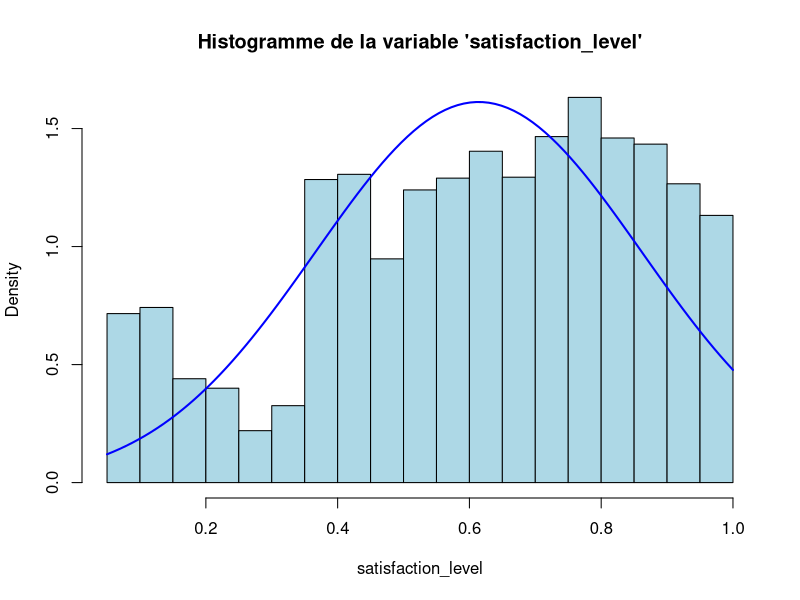
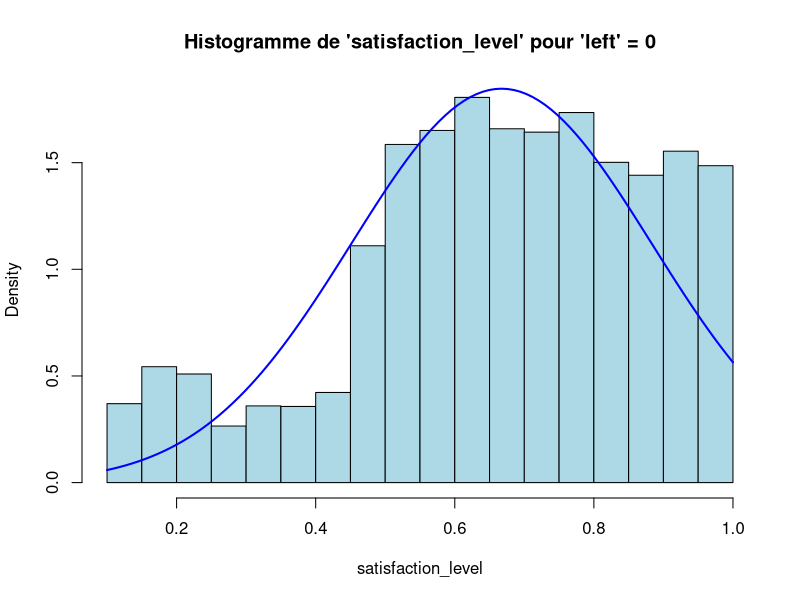
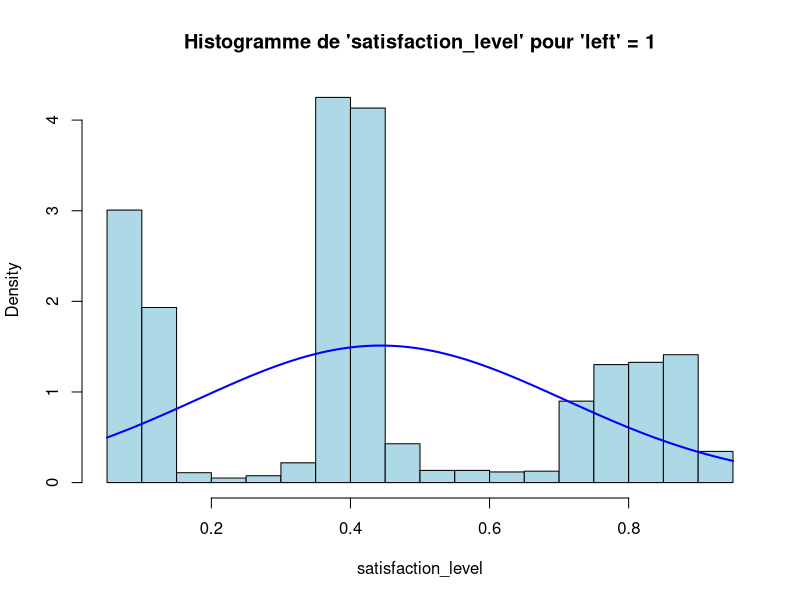

Write R code to recreate these figures, in order.
# read the data and store them in myData
myData <- read.table(file="data/HR_prediction-train.csv", sep=",", header=T)

# count nb of instances
# nrow(myData)

# attributs quantitatifs
# dep <- table(myData$department)/nrow(myData)
# sal <- table(myData$salary)/nrow(myData)

# attributs qualitatifs
# qual <- table(dataset$department)/nrow(dataset)

# dep
# sal

# Afficher les noms de colonnes dans le dataset
names(myData)

# Analyse exploratoire
# calculer la distribution de probabilité P (f)
# Spécifiez les noms des attributs qualitatifs dans un vecteur
qualitative_attrs <- c("Work_accident", "left", "promotion_last_5years", "department", "salary")

# Boucle pour chaque attribut qualitatif
# for (i in qualitative_attrs) {
#   barplot(table(myData[,i]), main=i, xlab=i, ylab="Frequence", col="blue")
#   dev.copy(png, file= paste0("plot_daniel/bar-", i, ".png"))
#   dev.off()
# }

# Spécifiez les noms des attributs quantitatifs dans un vecteur
quantitative_attrs <- c("satisfaction_level", "last_evaluation", "number_project", "average_montly_hours", "time_spend_company")

# Boucle pour chaque attribut quantitatif
# for (i in quantitative_attrs) {
#   hist(myData[,i], main=i, xlab=i, ylab="Frequence", col="blue")
#   dev.copy(png, file= paste0("plot_daniel/hist-", i, ".png"))
#   dev.off()
# }
#------------------------------------------------------------------------

# Partie 2
# calculer la probabilité conditionnelle de la variable cible, y, compte tenu des valeurs d'attribut P (y|f)
# Spécifiez les noms des attributs f pour lesquels vous voulez calculer la probabilité conditionnelle
f_attrs <- c("department", "salary")

# Boucle pour chaque attribut f
for(f in f_attrs) {
  # Calculez la probabilité marginale de l'attribut f
  prob_f <- table(myData[[f]])/nrow(myData)

  # Calculez la probabilité conditionnelle de la variable cible "left" compte tenu des valeurs d'attribut f
  prob_left_given_f <- tapply(myData$left, myData[[f]], function(x) table(x)/length(x))

  # Affichez les résultats
  print(paste("Probabilité marginale de l'attribut", f, ":\n"))
  print(prob_f)
  print(paste("Probabilité conditionnelle de la variable cible 'left' compte tenu des valeurs d'attribut", f, ":\n"))
  print(prob_left_given_f)
}

# Partie 3
# Spécifiez l'attribut qualitatif f et la variable cible y
f <- "department"
y <- "left"

# Calculez la probabilité marginale de f et de y
prob_f <- table(myData[[f]])/nrow(myData)
prob_y <- table(myData[[y]])/nrow(myData)

# Calculez la probabilité conjointe de f et y
prob_f_and_y <- table(myData[[f]], myData[[y]])/nrow(myData)

# Calculez la probabilité conditionnelle de f sachant y
prob_f_given_y <- NULL
for(i in 1:length(prob_y)) {
  if(prob_y[i] > 0) {
    prob_f_given_y <- prob_f_and_y[,i]/prob_y[i]
  }
}

# Calculez la probabilité conditionnelle de y sachant f
prob_y_given_f <- NULL
for(i in 1:length(prob_f)) {
  if(prob_f[i] > 0) {
    prob_y_given_f <- prob_f_and_y[i,]/prob_f[i]
  }
}

# Afficher les résultats
print(paste("Probabilité conditionnelle de", f, "sachant", y, ":\n"))
print(prob_f_given_y)
print(paste("Probabilité conditionnelle de", y, "sachant", f, ":\n"))
print(prob_y_given_f)

# Spécifiez l'attribut qualitatif f et la variable cible y
f <- "department"
y <- "left"

# Calculez la probabilité marginale de f et de y
prob_f <- table(myData[[f]])/nrow(myData)
prob_y <- table(myData[[y]])/nrow(myData)

# Calculez la probabilité conjointe de f et y
prob_f_and_y <- table(myData[[f]], myData[[y]])/nrow(myData)

# Calculez la probabilité conditionnelle de f sachant y
prob_f_given_y <- matrix(0, nrow=length(prob_f), ncol=length(prob_y))
for(i in 1:length(prob_y)) {
  if(prob_y[i] > 0) {
    prob_f_given_y[,i] <- prob_f_and_y[,i]/prob_y[i]
  }
}

# Calculez la probabilité conditionnelle de y sachant f avec la règle de Bayes
prob_y_given_f <- matrix(0, nrow=length(prob_f), ncol=length(prob_y))
for(i in 1:length(prob_f)) {
  if(prob_f[i] > 0) {
    prob_y_given_f[i,] <- prob_f_given_y[i,]*prob_y/prob_f[i]
  }
}

# Afficher les résultats
print(paste("Probabilité conditionnelle de", y, "sachant", f, "avec la règle de Bayes:\n"))
print(prob_y_given_f)
# ------------------------------------------------------------------------

# Partie 4
# Sélectionner les colonnes quantitatives
dataset_quantitatif <- myData[, c("satisfaction_level", "last_evaluation", "number_project", "average_montly_hours", "time_spend_company")]

# Calculer la moyenne et la variance pour chaque attribut quantitatif
moyennes <- colMeans(dataset_quantitatif)
variances <- sapply(dataset_quantitatif, var)

# Afficher les moyennes et les variances
print(moyennes)
print(variances)

# Calculer la moyenne et la variance conditionnelles pour chaque attribut quantitatif et pour chaque classe de la variable cible
dataset_0 <- dataset_quantitatif[myData$left == 0, ]
dataset_1 <- dataset_quantitatif[myData$left == 1, ]

moyennes_0 <- colMeans(dataset_0)
moyennes_1 <- colMeans(dataset_1)

variances_0 <- sapply(dataset_0, var)
variances_1 <- sapply(dataset_1, var)

# Afficher les moyennes et variances conditionnelles
print(moyennes_0)
print(moyennes_1)
print(variances_0)
print(variances_1)

# Calculer les scores d'importance
importance_scores <- data.frame(
  Variable = colnames(dataset_quantitatif),
  Importance = abs(moyennes_0 - moyennes_1) / sqrt(variances_0 + variances_1)
)

# Trier les variables par ordre d'importance
sorted_importance_scores <- importance_scores[order(-importance_scores$Importance), ]

print("Scores d'importance des variables quantitatives :")
print(sorted_importance_scores)
# ------------------------------------------------------------------------

# Partie 5
# Je vais choisir la variable quantitative "satisfaction_level" pour cette démonstration.
#
# Distribution normale pour P(f) :
# La distribution normale pour P(f) est définie par la moyenne et la variance de la variable "satisfaction_level" calculées précédemment :
#
# P(f) ~ N(µ(f), σ²(f))
#
# où µ(f) est la moyenne de "satisfaction_level" et σ²(f) est la variance de "satisfaction_level".
#
# Distribution normale pour P(f|y) :
# La distribution normale pour P(f|y) est définie par la moyenne et la variance conditionnelles de la variable "satisfaction_level" pour chaque classe de la variable cible 'left' :
#
# P(f|y = 0) ~ N(µ(f|y = 0), σ²(f|y = 0))
# P(f|y = 1) ~ N(µ(f|y = 1), σ²(f|y = 1))
#
# où µ(f|y = i) est la moyenne conditionnelle de "satisfaction_level" pour la classe i et σ²(f|y = i) est la variance conditionnelle de "satisfaction_level" pour la classe i.
#
# Ce qui change entre les différentes distributions est la moyenne et la variance, qui sont conditionnées par la variable cible 'left' pour P(f|y).

# Ajuster les marges de la figure
par(mar = c(5, 4, 4, 2) + 0.1)

# Créer un histogramme pour P(f)
hist(myData$satisfaction_level, freq = FALSE, col = "lightblue", main = "Histogramme de la variable 'satisfaction_level'", xlab = "satisfaction_level")
# Ajouter une courbe de distribution normale pour P(f)
curve(dnorm(x, mean = moyennes["satisfaction_level"], sd = sqrt(variances["satisfaction_level"])), col = "blue", lwd = 2, add = TRUE)

# Créer un histogramme pour P(f|y = 0)
par(mar = c(5, 4, 4, 2) + 0.1)
hist(dataset_0$satisfaction_level, freq = FALSE, col = "lightblue", main = "Histogramme de 'satisfaction_level' pour 'left' = 0", xlab = "satisfaction_level")
# Ajouter une courbe de distribution normale pour P(f|y = 0)
curve(dnorm(x, mean = moyennes_0["satisfaction_level"], sd = sqrt(variances_0["satisfaction_level"])), col = "blue", lwd = 2, add = TRUE)

# Créer un histogramme pour P(f|y = 1)
par(mar = c(5, 4, 4, 2) + 0.1)
hist(dataset_1$satisfaction_level, freq = FALSE, col = "lightblue", main = "Histogramme de 'satisfaction_level' pour 'left' = 1", xlab = "satisfaction_level")
# Ajouter une courbe de distribution normale pour P(f|y = 1)
curve(dnorm(x, mean = moyennes_1["satisfaction_level"], sd = sqrt(variances_1["satisfaction_level"])), col = "blue", lwd = 2, add = TRUE)
# ------------------------------------------------------------------------